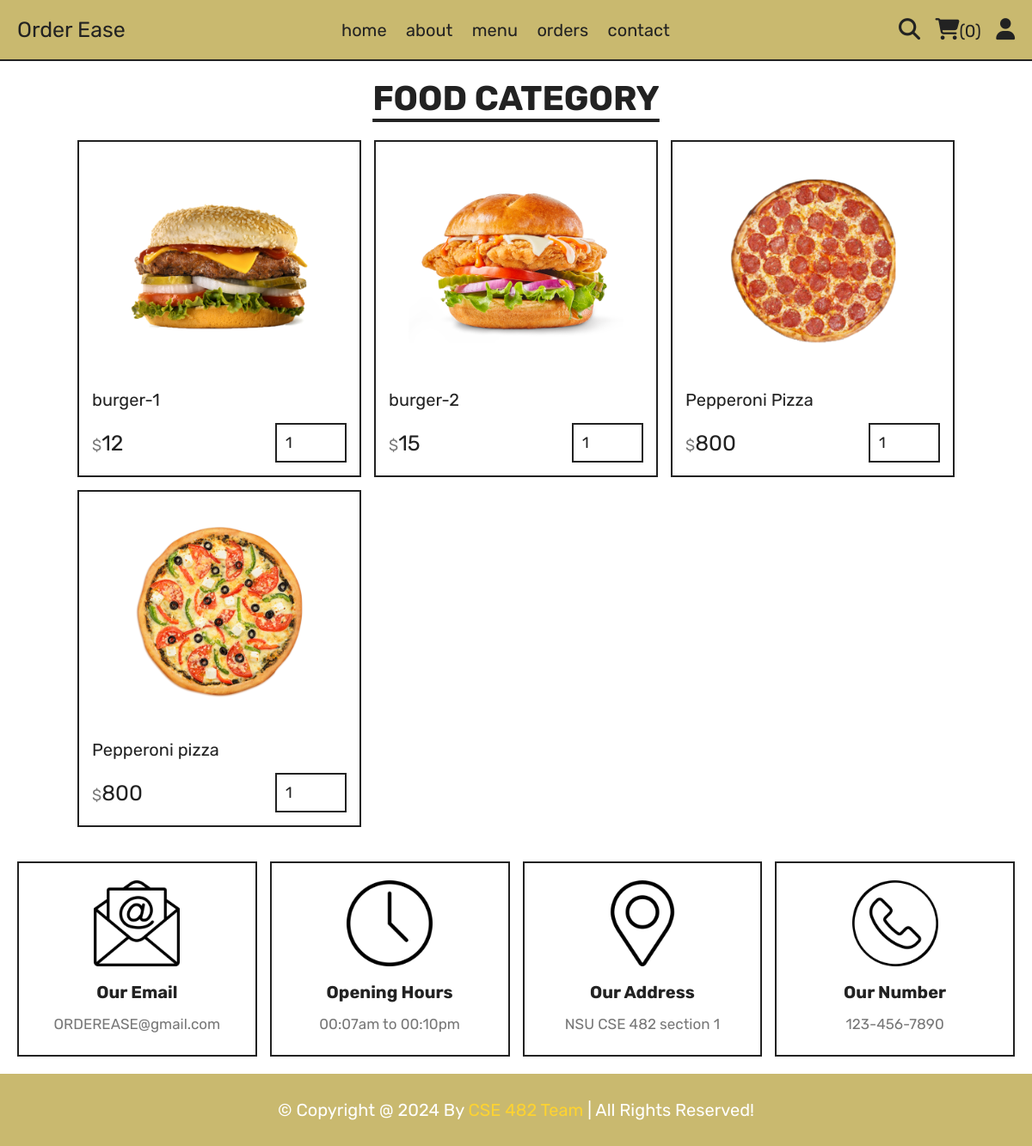
/category.php?category=fast food, run on the app's committed database.
### tables this page shows
CREATE TABLE `products` (
  `id` int(100) NOT NULL,
  `name` varchar(100) NOT NULL,
  `category` varchar(100) NOT NULL,
  `price` int(10) NOT NULL,
  `image` varchar(100) NOT NULL
);

### category.php (the view, shortened to what this page needs)
<?php
include 'components/connect.php';
?>
<!DOCTYPE html>
<html lang="en">
<head>
   <link rel="stylesheet" href="https://cdnjs.cloudflare.com/ajax/libs/font-awesome/6.1.1/css/all.min.css">
   <link rel="stylesheet" href="css/style.css">
</head>
<body>
<?php include 'components/user_header.php'; ?>
<section class="products">
   <h1 class="title">food category</h1>
   <div class="box-container">
      <?php
         $category = $_GET['category'];
         $select_products = $conn->prepare("SELECT * FROM `products` WHERE category = ?");
         $select_products->execute([$category]);
         if($select_products->rowCount() > 0){
            while($fetch_products = $select_products->fetch(PDO::FETCH_ASSOC)){
      ?>
      <form action="" method="post" class="box">
         <img src="uploaded_img/<?= $fetch_products['image']; ?>" alt="">
         <div class="name"><?= $fetch_products['name']; ?></div>
         <div class="flex">
            <div class="price"><span>$</span><?= $fetch_products['price']; ?></div>
            <input type="number" name="qty" class="qty" min="1" max="99" value="1" maxlength="2">
         </div>
      </form>
      <?php
            }
         }else{
            echo '<p class="empty">no products added yet!</p>';
         }
      ?>
   </div>
</section>
<?php include 'components/footer.php'; ?>
</body>
</html>

### css/style.css (style rules this page uses)
:root { --yellow:#fed330; --red:#e74c3c; --white:#fff; --black:#222; --light-color:#777; --border:.2rem solid var(--black); }
* { font-family: 'Rubik', sans-serif; margin:0; padding:0; box-sizing: border-box; outline: none; border: none; text-decoration: none; }
html { font-size: 62.5%; overflow-x: hidden; scroll-behavior: smooth; stop-opacity: 7rem; }
section { margin:0 auto; max-width: 1200px; padding:2rem; }
.title { text-align: center; margin-bottom: 2.5rem; font-size: 4rem; color:var(--black); text-transform: uppercase; text-decoration: underline; text-underline-offset: 1rem; }
.products .box-container { display: grid; grid-template-columns: repeat(auto-fit, 33rem); justify-content: center; align-items: flex-start; gap:1.5rem; }
.products .box-container .box { border:var(--border); padding:1.5rem; position: relative; overflow: hidden; }
.products .box-container .box img { height: 25rem; width: 100%; object-fit: contain; margin-bottom: 1rem; }
.products .box-container .box .name { font-size: 2rem; color:var(--black); margin:1rem 0; }
.products .box-container .box .flex { display: flex; align-items: center; gap:1rem; margin-top: 1.5rem; }
.products .box-container .box .flex .price { margin-right: auto; font-size: 2.5rem; color:var(--black); }
.products .box-container .box .flex .price span { color:var(--light-color); font-size: 1.8rem; }
.products .box-container .box .flex .qty { padding:1rem; border:var(--border); font-size: 1.8rem; color:var(--black); }

### data on the page
products: image (picture), name "burger-1", price "12"
products: image (picture), name "burger-2", price "15"
products: image (picture), name "Pepperoni Pizza", price "800"
products: image (picture), name "Pepperoni pizza", price "800"

### other printed values
$total_cart_items "0"
